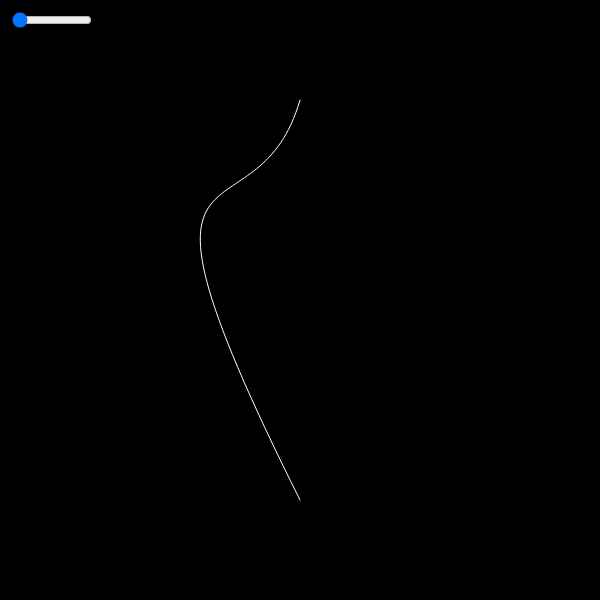
Frame 1 (no input)
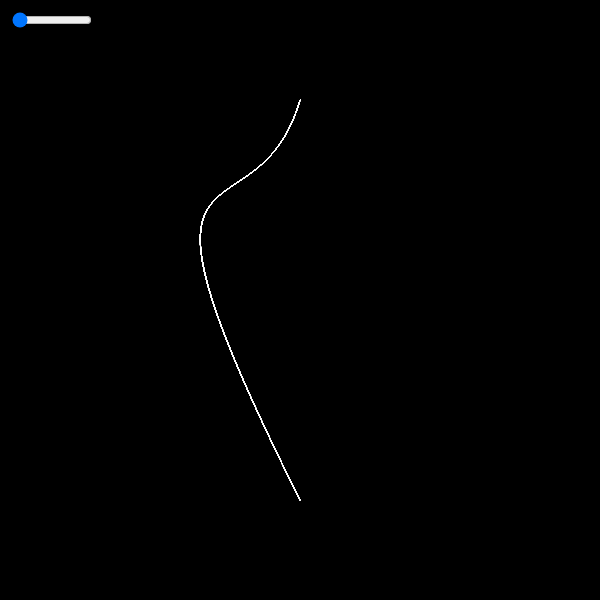
Frame 60 (no input)
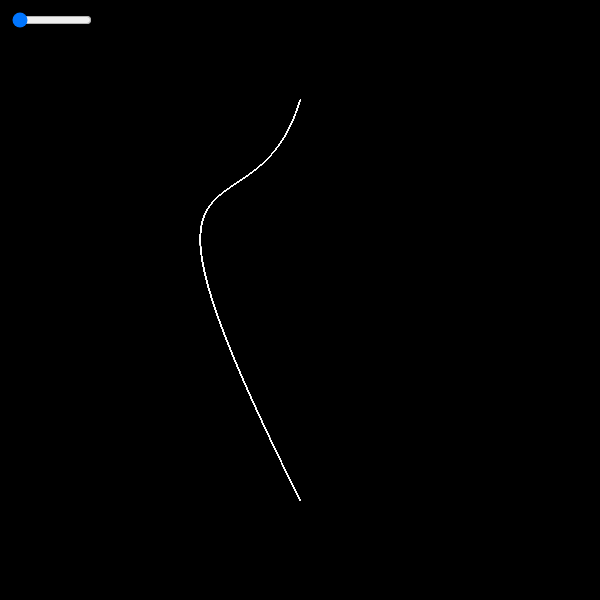
Frame 120 (the mouse pressed at the canvas centre since frame 60)

The p5.js sketch that drew these frames (run headless with seeded random() and noise() and a simulated clock; from frame 60 on, the mouse is pressed at the canvas centre):

// p5.js sketch
// ── sketch.js
let p1x, p1y, p2x, p2y;
let slider;
function setup(){
  createCanvas(600, 600);
  background(0, 0, 0);

  p1x = 255;
  p1y = 255;
  p2x = 100;
  p2y = 100;

  slider = createSlider(0, 30, 0)
  slider.position(10, 10);
  slider.style('width', '80px');
}

function draw(){
  let val = slider.value();
  noFill();
  stroke(255);
  p1x = p1x + val;
  p2x = p2x - val;

  bezier(300, 100, p1x, p1y, p2x, p2y, 300, 500);
}
